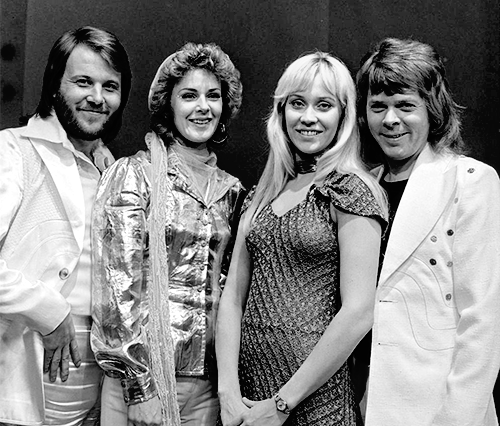
#> input picture faceDetecting/abba.png, 500 x 426 px, found by its file name
$ python testDCT.py   (older library calls are emulated)
#> lines starting #> are read from the running program, lines starting #| are printed output that depends on the picture
import cv2
import cv2 as cv
import numpy as np

img1 = cv2.imread('/home/tien/OpenCV/faceDetecting/abba.png')
#> img1 is the input picture: shape (426, 500, 3); min 0, max 255, mean 130.8
# or use cv2.CV_LOAD_IMAGE_GRAYSCALE
img1 = cv2.cvtColor(img1, cv2.COLOR_BGR2GRAY)
#> img1: shape (426, 500)
cv2.imshow('input', img1)
w,h = img1.shape
#> w = 426; h = 500
# make a 32bit float for doing the dct within
img2 = np.zeros((w,h), dtype=np.float32)
print (img1.shape, img2.shape)
#| (426, 500) (426, 500)
img2 = img2+img1[:w, :h]
dct1 = cv2.dct(img2)
key = -1
while(key < 0):
    cv2.imshow("DCT", dct1)
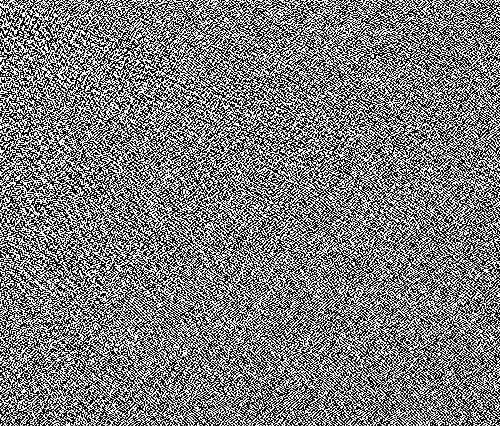
#> window 'DCT': shape (426, 500); min 0, max 255, mean 124.1
    key = cv2.waitKey(1)
#> (key Esc is pressed here)
cv2.destroyAllWindows()
